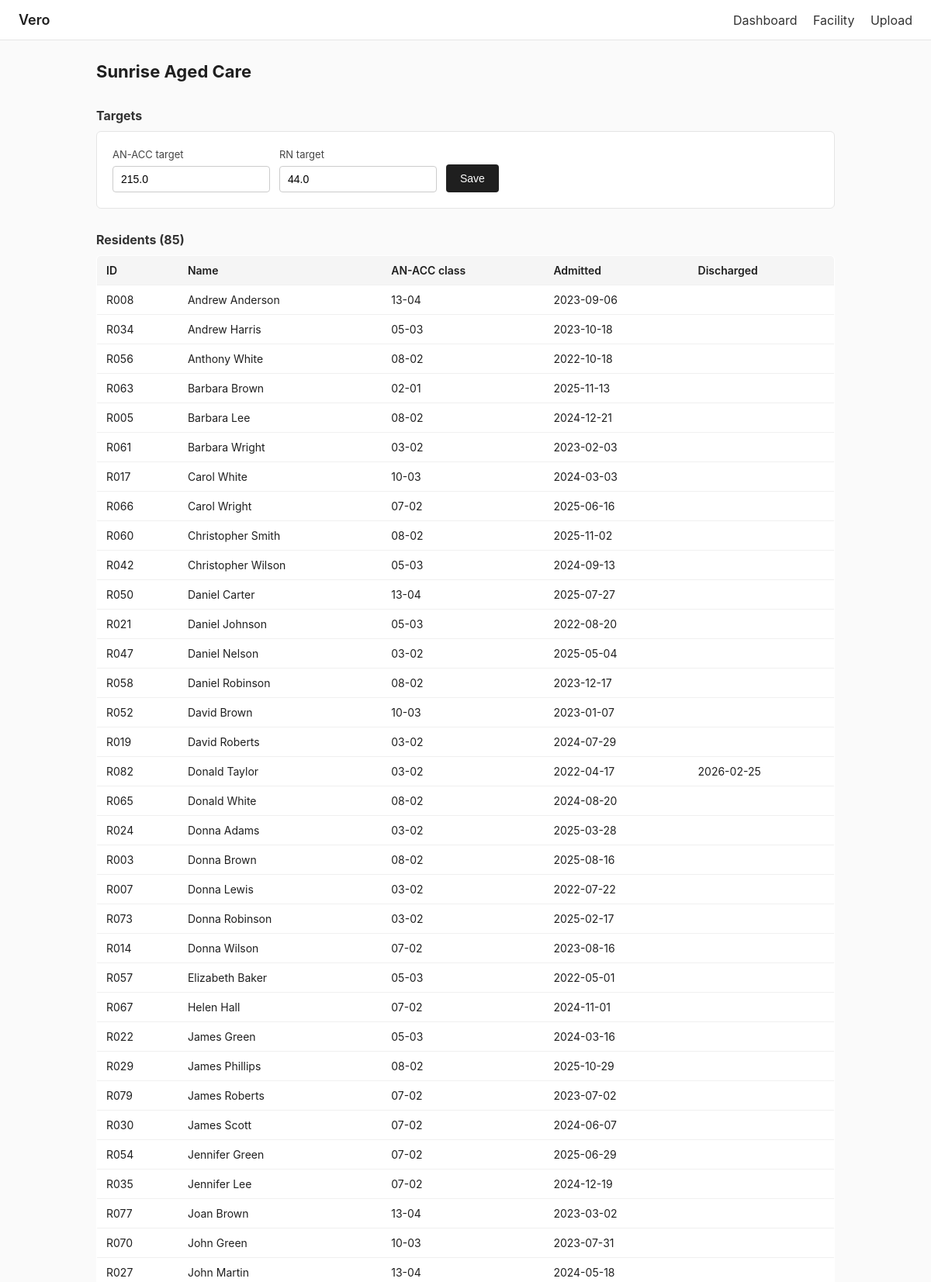
Page /facility (upper part) on the committed database.
### models.py (models this page shows)
class Facility(db.Model):
    __tablename__ = "facilities"
    id = db.Column(db.Integer, primary_key=True)
    name = db.Column(db.Text, nullable=False)
    ancc_target = db.Column(db.Float, nullable=False, default=215.0)
    rn_target = db.Column(db.Float, nullable=False, default=44.0)

class Resident(db.Model):
    __tablename__ = "residents"
    id = db.Column(db.Integer, primary_key=True)
    facility_id = db.Column(db.Integer, db.ForeignKey("facilities.id"), nullable=False)
    resident_id = db.Column(db.Text, nullable=False)
    name = db.Column(db.Text, nullable=False)
    ancc_class = db.Column(db.Text)
    admitted_date = db.Column(db.Date)
    discharged_date = db.Column(db.Date)

### app.py (the view)
    @app.route("/facility", methods=["GET"])
    def facility_view():
        facility = Facility.query.first()
        if not facility:
            return redirect(url_for("upload"))
        residents = Resident.query.filter_by(facility_id=facility.id).order_by(Resident.name).all()
        staff = Staff.query.filter_by(facility_id=facility.id).order_by(Staff.role, Staff.name).all()
        return render_template("facility.html", facility=facility, residents=residents, staff=staff)

### templates/facility.html (shortened to what this page needs)
{% extends "base.html" %}
{% block content %}
<h1>{{ facility.name }}</h1>
<section class="block">
  <h2>Targets</h2>
  <form method="post" action="{{ url_for('update_targets') }}" class="form row">
    <label>AN-ACC target
      <input type="number" step="0.1" name="ancc_target" value="{{ facility.ancc_target }}">
    </label>
    <label>RN target
      <input type="number" step="0.1" name="rn_target" value="{{ facility.rn_target }}">
    </label>
    <button type="submit">Save</button>
  </form>
</section>
<section class="block">
  <h2>Residents ({{ residents|length }})</h2>
  <table>
    <thead><tr><th>ID</th><th>Name</th><th>AN-ACC class</th><th>Admitted</th><th>Discharged</th></tr></thead>
    <tbody>
      {% for r in residents %}
      <tr>
        <td>{{ r.resident_id }}</td>
        <td>{{ r.name }}</td>
        <td>{{ r.ancc_class }}</td>
        <td>{{ r.admitted_date }}</td>
        <td>{{ r.discharged_date or '' }}</td>
      </tr>
      {% endfor %}
    </tbody>
  </table>
</section>
{% endblock %}

### static/style.css (style rules this page uses)
* { box-sizing: border-box; }
body { margin: 0; font-family: -apple-system, BlinkMacSystemFont, "Segoe UI", Roboto, sans-serif; color: #1f1f1f; background: #fafafa; line-height: 1.5; }
h1 { font-size: 22px; margin: 0 0 4px; }
h2 { font-size: 16px; margin: 24px 0 8px; color: #333; }
.block { margin-top: 28px; }
table { width: 100%; border-collapse: collapse; background: #fff; border: 1px solid #e5e5e5; border-radius: 6px; overflow: hidden; font-size: 14px; }
th, td { padding: 8px 12px; text-align: left; border-bottom: 1px solid #f0f0f0; }
th { background: #f5f5f5; font-weight: 600; }
.form { display: flex; flex-direction: column; gap: 12px; max-width: 480px; background: #fff; padding: 20px; border: 1px solid #e5e5e5; border-radius: 6px; }
.form.row { flex-direction: row; align-items: flex-end; max-width: none; }
.form label { display: flex; flex-direction: column; font-size: 13px; color: #444; gap: 4px; }
.form input[type=text], .form input[type=number], .form input[type=file] { padding: 8px 10px; border: 1px solid #ccc; border-radius: 4px; font-size: 14px; }
button { padding: 10px 18px; border: none; background: #1f1f1f; color: #fff; border-radius: 4px; cursor: pointer; font-size: 14px; }

### rows in the picture
Facility: name "Sunrise Aged Care", ancc_target "215.0", rn_target "44.0"
Resident: resident_id "R008", name "Andrew Anderson", ancc_class "13-04", admitted_date "2023-09-06"
Resident: resident_id "R034", name "Andrew Harris", ancc_class "05-03", admitted_date "2023-10-18"
Resident: resident_id "R056", name "Anthony White", ancc_class "08-02", admitted_date "2022-10-18"
Resident: resident_id "R063", name "Barbara Brown", ancc_class "02-01", admitted_date "2025-11-13"
Resident: resident_id "R005", name "Barbara Lee", ancc_class "08-02", admitted_date "2024-12-21"
Resident: resident_id "R061", name "Barbara Wright", ancc_class "03-02", admitted_date "2023-02-03"
Resident: resident_id "R017", name "Carol White", ancc_class "10-03", admitted_date "2024-03-03"
Resident: resident_id "R066", name "Carol Wright", ancc_class "07-02", admitted_date "2025-06-16"
Resident: resident_id "R060", name "Christopher Smith", ancc_class "08-02", admitted_date "2025-11-02"
Resident: resident_id "R042", name "Christopher Wilson", ancc_class "05-03", admitted_date "2024-09-13"
Resident: resident_id "R050", name "Daniel Carter", ancc_class "13-04", admitted_date "2025-07-27"
Resident: resident_id "R021", name "Daniel Johnson", ancc_class "05-03", admitted_date "2022-08-20"
Resident: resident_id "R047", name "Daniel Nelson", ancc_class "03-02", admitted_date "2025-05-04"
Resident: resident_id "R058", name "Daniel Robinson", ancc_class "08-02", admitted_date "2023-12-17"
Resident: resident_id "R052", name "David Brown", ancc_class "10-03", admitted_date "2023-01-07"
Resident: resident_id "R019", name "David Roberts", ancc_class "03-02", admitted_date "2024-07-29"
Resident: resident_id "R082", name "Donald Taylor", ancc_class "03-02", admitted_date "2022-04-17", discharged_date "2026-02-25"
Resident: resident_id "R065", name "Donald White", ancc_class "08-02", admitted_date "2024-08-20"
Resident: resident_id "R024", name "Donna Adams", ancc_class "03-02", admitted_date "2025-03-28"
Resident: resident_id "R003", name "Donna Brown", ancc_class "08-02", admitted_date "2025-08-16"
Resident: resident_id "R007", name "Donna Lewis", ancc_class "03-02", admitted_date "2022-07-22"
Resident: resident_id "R073", name "Donna Robinson", ancc_class "03-02", admitted_date "2025-02-17"
Resident: resident_id "R014", name "Donna Wilson", ancc_class "07-02", admitted_date "2023-08-16"
Resident: resident_id "R057", name "Elizabeth Baker", ancc_class "05-03", admitted_date "2022-05-01"
Resident: resident_id "R067", name "Helen Hall", ancc_class "07-02", admitted_date "2024-11-01"
Resident: resident_id "R022", name "James Green", ancc_class "05-03", admitted_date "2024-03-16"
Resident: resident_id "R029", name "James Phillips", ancc_class "08-02", admitted_date "2025-10-29"
Resident: resident_id "R079", name "James Roberts", ancc_class "07-02", admitted_date "2023-07-02"
Resident: resident_id "R030", name "James Scott", ancc_class "07-02", admitted_date "2024-06-07"
Resident: resident_id "R054", name "Jennifer Green", ancc_class "07-02", admitted_date "2025-06-29"
Resident: resident_id "R035", name "Jennifer Lee", ancc_class "07-02", admitted_date "2024-12-19"
Resident: resident_id "R077", name "Joan Brown", ancc_class "13-04", admitted_date "2023-03-02"
Resident: resident_id "R070", name "John Green", ancc_class "10-03", admitted_date "2023-07-31"
Resident: resident_id "R027", name "John Martin", ancc_class "13-04", admitted_date "2024-05-18"

### other values in the picture
{{ residents|length }} "85"
